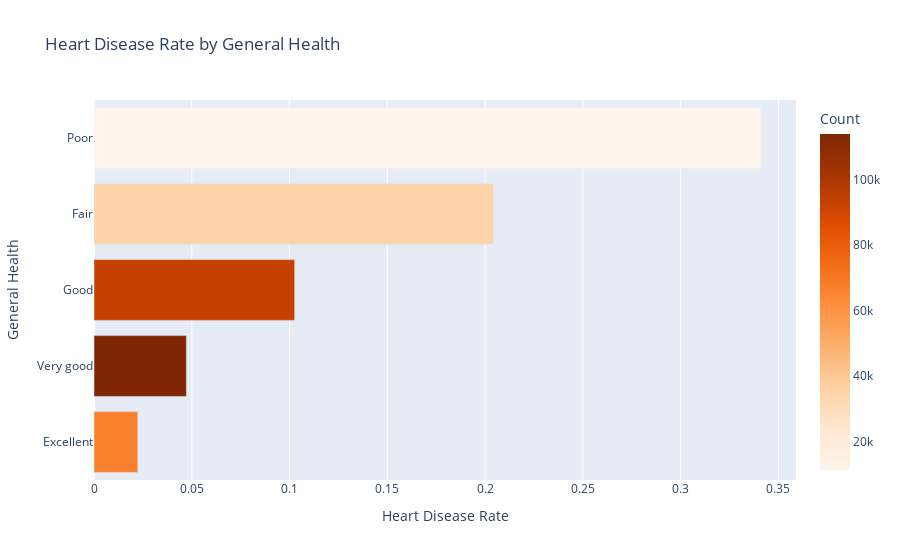

The notebook cell this image was saved under:
### Code cell
# Analyze General Health
genhealth_categories = list(data.groupby('GenHealth').groups.keys())
# Order by health quality (assuming: Excellent > Very good > Good > Fair > Poor)
health_order = ['Excellent', 'Very good', 'Good', 'Fair', 'Poor']
genhealth_categories = [cat for cat in health_order if cat in genhealth_categories]

genhealth_rates = []
genhealth_counts = []

for category in genhealth_categories:
    heart_disease_count = data.loc[(data['GenHealth'] == category) & 
                                   (data['HeartDisease'] == 'Yes')].shape[0]
    total_count = data.loc[data['GenHealth'] == category].shape[0]
    rate = heart_disease_count / total_count
    genhealth_rates.append(rate)
    genhealth_counts.append(total_count)

# Store for encoding
genhealth_encoding = {genhealth_categories[i]: genhealth_rates[i] 
                      for i in range(len(genhealth_categories))}

# Visualize
fig = px.bar(
    x=genhealth_rates,
    y=genhealth_categories,
    color=genhealth_counts,
    orientation='h',
    title='Heart Disease Rate by General Health',
    labels={'x': 'Heart Disease Rate', 'y': 'General Health', 'color': 'Count'},
    color_continuous_scale='Oranges'
)
fig.show()

### Figure 1 — Plotly figure (JSON) as saved in the notebook; plotly's stock layout.template omitted (floating-point values rounded to 4 significant figures)
{"data": [{"hovertemplate": "Heart Disease Rate=%{x}<br>General Health=%{y}<br>Count=%{marker.color}<extra></extra>", "legendgroup": "", "marker": {"color": [66842, 113858, 93129, 34677, 11289], "coloraxis": "coloraxis", "pattern": {"shape": ""}}, "name": "", "orientation": "h", "showlegend": false, "textposition": "auto", "type": "bar", "x": [0.02244, 0.04726, 0.1026, 0.2043, 0.341], "xaxis": "x", "y": ["Excellent", "Very good", "Good", "Fair", "Poor"], "yaxis": "y"}], "layout": {"barmode": "relative", "coloraxis": {"colorbar": {"title": {"text": "Count"}}, "colorscale": [[0, "rgb(255,245,235)"], [0.125, "rgb(254,230,206)"], [0.25, "rgb(253,208,162)"], [0.375, "rgb(253,174,107)"], [0.5, "rgb(253,141,60)"], [0.625, "rgb(241,105,19)"], [0.75, "rgb(217,72,1)"], [0.875, "rgb(166,54,3)"], [1, "rgb(127,39,4)"]]}, "legend": {"tracegroupgap": 0}, "title": {"text": "Heart Disease Rate by General Health"}, "xaxis": {"anchor": "y", "domain": [0, 1], "title": {"text": "Heart Disease Rate"}}, "yaxis": {"anchor": "x", "domain": [0, 1], "title": {"text": "General Health"}}}}
